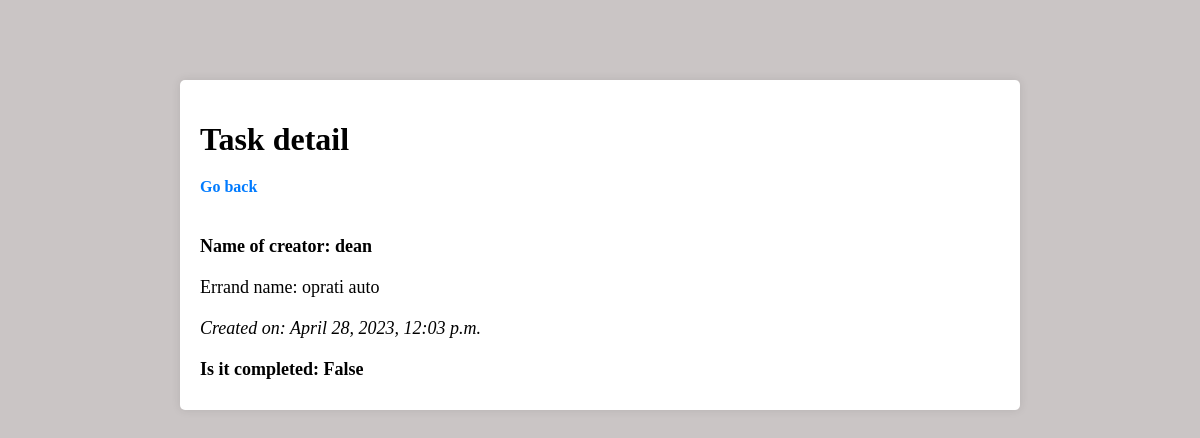
Screenshot of /detail/33/ (signed in) with the database file from the repository.
### core/models.py (models this page shows, shortened)
class Errand(models.Model):
    created_by = models.ForeignKey(User, on_delete=models.CASCADE, null=True, blank=True)
    title = models.CharField(max_length=250)
    completed = models.BooleanField(default=False)
    created_time = models.DateTimeField(auto_now_add=True)
    class Meta:
        ordering = ['completed']

### core/views.py (the view)
# urls.py: path('detail/<int:pk>/', views.errand_detail, name="detail"), # uvjek stavi slash "/" na kraju path-a
@login_required
def errand_detail(request, pk):
    if request.method == "GET":
        errand = Errand.objects.get(pk=pk)
        return render(request, 'core/errand_detail.html', {
            'errand': errand
        })

### core/templates/core/errand_detail.html
{% extends 'core/main.html' %}
{% block content %}
<h1 class="detail-headline">Task detail</h1>
<a class="go-back-btn" href="{% url 'errands' %}">Go back</a>
<p class="creator-name">Name of creator: {{errand.created_by}}</p>
<p class="errand-name">Errand name: {{errand.title}}</p>
<p class="date-created">Created on: {{errand.created_time}}</p>
<p class="is-completed">Is it completed: {{errand.completed}}</p>
{% endblock %}

### core/templates/core/main.html (style rules this page uses)
body { background-color: rgb(202, 197, 197); }
p { margin: 20px 0; font-size: 18px; }
.detail-headline { font-size: 32px; margin-bottom: 20px; }
.go-back-btn { display: inline-block; color: #007bff; text-decoration: none; font-weight: bold; margin-bottom: 20px; }
p { margin-bottom: 10px; font-size: 18px; }
.creator-name { font-weight: bold; }
.date-created { font-style: italic; }
.is-completed { font-weight: bold; }

### rows the page displays
Errand: created_by "dean", title "oprati auto", created_time "April 28, 2023, 12:03 p.m.", completed "False"
